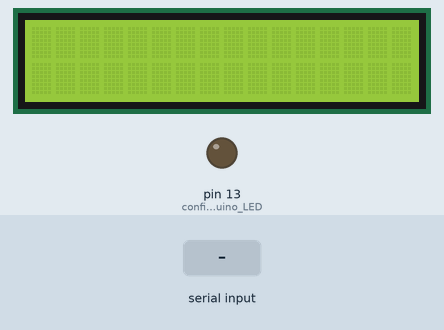
Bench run of a sketch on a simulated Arduino Uno, built with avr-gcc and run on an emulated ATmega328P. On the bench: 16×2 character LCD, output pins drawn as LEDs (lit = HIGH). Inputs (shaded band) come from the test bench. What the sketch prints to the serial monitor is not drawn.

Above: at 1.2 s.
1.3 s: "1" received over the second serial link
At 2.5 s:
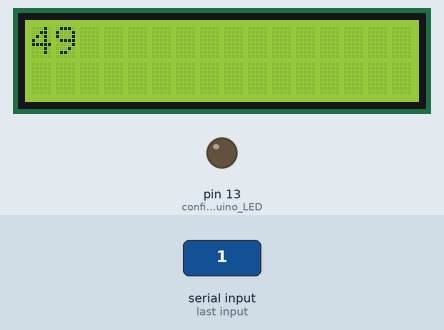
2.8 s: "0" received over the second serial link
4.3 s: "2" received over the second serial link
At 4.7 s:
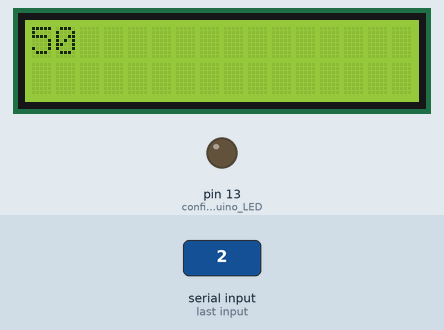
Timing chart, 0 to 7.3 s (numbered marks = the images above; inputs shaded):
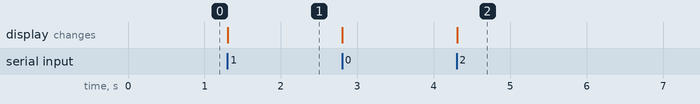

The sketch:

Bluetooth_to_LCD.ino
```cpp
#include <SoftwareSerial.h>
SoftwareSerial BT(10, 11);
// creates a "virtual" serial port/UART
// connect BT module TX to D10
// connect BT module RX to D11
// connect BT Vcc to 5V, GND to GND

#include <Wire.h>  // Comes with Arduino IDE
// Get the LCD I2C Library here:
// https://bitbucket.org/fmalpartida/new-liquidcrystal/downloads
// Move any other LCD libraries to another folder or delete them
// See Library "Docs" folder for possible commands etc.
#include <LiquidCrystal_I2C.h>
// set the LCD address to 0x27 for a 16 chars 2 line display
// A FEW use address 0x3F
// Set the pins on the I2C chip used for LCD connections:
//                    addr, en,rw,rs,d4,d5,d6,d7,bl,blpol
LiquidCrystal_I2C lcd(0x27, 16, 2);  // Set the LCD I2C address

int num;

void setup()
{
  lcd.begin(16,2);   // initialize the lcd for 16 chars 2 lines, turn on backlight
  Serial.begin(9600);
  pinMode(13, OUTPUT);    //configure arduino LED
  BT.begin(9600);         //set the data rate for the SoftwareSerial port
}

void loop()
{
  if (BT.available())      //if text arrived in from BT serial...
    {
      num=(BT.read());    //Store hex command in integer. Also converts hex to decimal
      Serial.println(num);

      lcd.clear();
      lcd.print(num);


      if (num == 1)        //Blink LED if a '1' is sent
        {
          digitalWrite(13, HIGH);
          delay(500);
          digitalWrite(13, LOW);
        }
    }
}
```

Measured:
- after the input at 1.3 s, the display: changes at once (image 1)
- after the input at 4.3 s, the display: changes at once (image 2)
